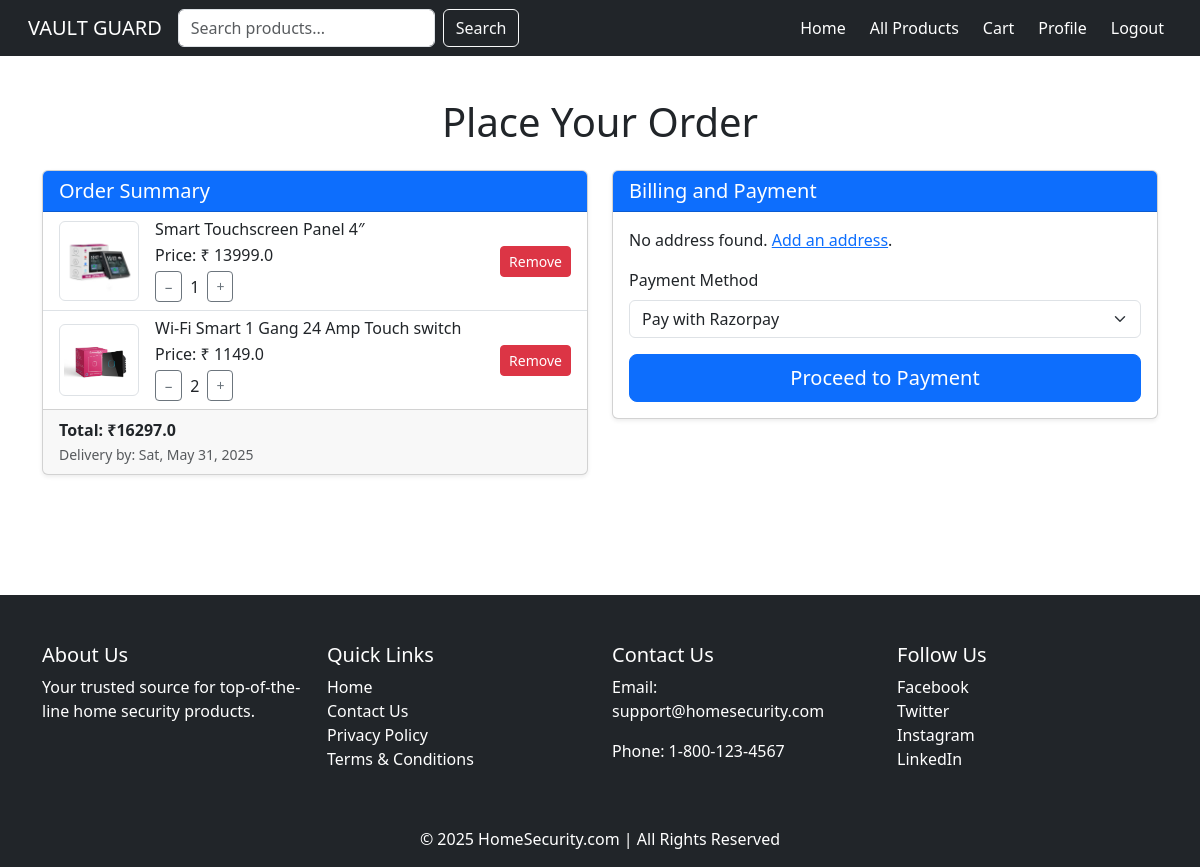
The page /checkout/ (signed in) on the database its author committed.
### app/models.py (models this page shows, shortened)
class CartItem(models.Model):
    cart = models.ForeignKey(Cart, related_name='items', on_delete=models.CASCADE)
    product = models.ForeignKey(Product, on_delete=models.CASCADE)
    quantity = models.PositiveIntegerField(default=1)

class Product(models.Model):
    name = models.CharField(max_length=255)
    price = models.FloatField()
    offerprice = models.FloatField(blank=True, null=True)
    description = models.TextField()
    category = models.CharField(max_length=100, choices=CATEGORY_CHOICES)
    warranty = models.CharField(max_length=100, blank=True, null=True)
    stock = models.PositiveIntegerField(default=1)
    image = models.ImageField(upload_to='product_images/', blank=True, null=True)

### app/views.py (the view)
# urls.py: path('checkout/', views.checkout, name='checkout'),
@login_required(login_url='login')
def checkout(request):
    cart_items = CartItem.objects.filter(cart__user=request.user)
    addresses = Address.objects.filter(user=request.user)
    total_price = sum(
        item.product.offerprice * item.quantity if item.product.offerprice
        else item.product.price * item.quantity
        for item in cart_items
    )
    if total_price > 0:
        razorpay_order = client.order.create({
            "amount": int(total_price * 100),
            "currency": "INR",
            "payment_capture": "1"
        })
    else:
        razorpay_order = None
    context = {
        'cart_items': cart_items,
        'items_total': cart_items.count(),
        'total_price': total_price,
        'razorpay_key_id': settings.RAZORPAY_KEY_ID,
        'razorpay_amount': total_price,
        'razorpay_order_id': razorpay_order['id'] if razorpay_order else '',
        'delivery_date': timezone.now() + timezone.timedelta(days=5),
        'addresses': addresses,  # ✅ Add this
    }
    return render(request, 'checkout.html', context)

### templates/checkout.html (shortened to what this page needs)
{% load static %}
<!DOCTYPE html>
<html lang="en">
<head>
    <link rel="stylesheet" href="{% static 'css/checkout.css' %}">
    <link href="https://cdn.jsdelivr.net/npm/bootstrap@5.3.0/dist/css/bootstrap.min.css" rel="stylesheet">
</head>
<body>
<div class="content-wrapper">
    <nav class="navbar navbar-expand-lg navbar-dark bg-dark px-3 fixed-top">
        <div class="container-fluid">
            <a class="navbar-brand" href="#">VAULT GUARD</a>
            <div class="collapse navbar-collapse justify-content-between" id="navbarNav">
                <form class="d-flex me-auto" method="GET" action="{% url 'search_results' %}">
                    <input class="form-control me-2" type="text" name="q" placeholder="Search products..." required>
                    <button class="btn btn-outline-light" type="submit">Search</button>
                </form>
                <ul class="navbar-nav ms-3 gap-2">
                    <li class="nav-item"><a class="nav-link text-white" href="{% url 'index' %}">Home</a></li>
                    <li class="nav-item"><a class="nav-link text-white" href="{% url 'product_list' %}">All Products</a></li>
                    <li class="nav-item"><a class="nav-link text-white" href="{% url 'cart_view' %}">Cart</a></li>
                    <li class="nav-item"><a class="nav-link text-white" href="{% url 'profile' %}">Profile</a></li>
                    {% if user.is_authenticated %}
                        <li class="nav-item"><a class="nav-link text-white" href="{% url 'logout' %}">Logout</a></li>
                    {% else %}
                        <li class="nav-item"><a class="nav-link text-white" href="{% url 'login' %}">Login</a></li>
                    {% endif %}
                </ul>
            </div>
        </div>
    </nav>
    <div class="container my-5 main-content">
        <h1 class="mb-4 text-center">Place Your Order</h1>
        {% if cart_items %}
        <div class="row">
            <div class="col-lg-6 mb-4">
                <div class="card shadow-sm">
                    <div class="card-header bg-primary text-white">
                        <h5 class="mb-0">Order Summary</h5>
                    </div>
                    <ul class="list-group list-group-flush">
                        {% for item in cart_items %}
                        <li class="list-group-item d-flex align-items-center gap-3">
                            <img src="{{ item.product.image.url }}" alt="{{ item.product.name }}" class="img-thumbnail" style="width: 80px;">
                            <div class="flex-grow-1">
                                <h6 class="mb-1">{{ item.product.name }}</h6>
                                <p class="mb-1">Price: ₹
                                    {% if item.product.offerprice %}
                                        {{ item.product.offerprice }}
                                    {% else %}
                                        {{ item.product.price }}
                                    {% endif %}
                                </p>
                                <form method="POST" action="{% url 'update_quantity' item.product.id %}" class="d-flex align-items-center gap-2">
                                    <button type="submit" name="action" value="decrease" class="btn btn-outline-secondary btn-sm">−</button>
                                    <span>{{ item.quantity }}</span>
                                    <button type="submit" name="action" value="increase" class="btn btn-outline-secondary btn-sm">+</button>
                                </form>
                            </div>
                            <form method="POST" action="{% url 'remove_from_cart' item.product.id %}">
                                <button type="submit" class="btn btn-danger btn-sm">Remove</button>
                            </form>
                        </li>
                        {% endfor %}
                    </ul>
                    <div class="card-footer">
                        <strong>Total: ₹{{ total_price }}</strong><br>
                        <small class="text-muted">Delivery by: {{ delivery_date|date:"D, M d, Y" }}</small>
                    </div>
                </div>
            </div>
            <div class="col-lg-6 mb-4">
                <div class="card shadow-sm">
                    <div class="card-header bg-primary text-white">
                        <h5 class="mb-0">Billing and Payment</h5>
                    </div>
                    <form id="billing-form" action="{% url 'process_checkout' %}" method="POST">
                        <div class="card-body">
                            {% if addresses %}
                                <div class="mb-3">
                                    <h6 class="mb-2">Billing Information</h6>
                                    <div class="form-check">
                                        {% for address in addresses %}
                                            <input class="form-check-input" type="radio" name="billing_address" id="address{{ address.id }}" value="{{ address.id }}" {% if address.is_default %}checked{% endif %}>
                                            <label class="form-check-label" for="address{{ address.id }}">
                                                <strong>{{ address.name }}</strong><br>
                                                {{ address.address }}<br>
                                                Pincode: {{ address.pincode }}<br>
                                                Phone: {{ address.phone }}
                                            </label><br>
                                        {% endfor %}
                                    </div>
                                </div>
                            {% else %}
                                <p>No address found. <a href="{% url 'add_address' %}">Add an address</a>.</p>
                            {% endif %}
                            <div class="mb-3">
                                <label for="payment-method" class="form-label">Payment Method</label>
                                <select id="payment-method" name="payment_method" class="form-select" required>
                                    <option value="razorpay">Pay with Razorpay</option>
                                </select>
                            </div>
                            <div class="d-grid">
                                <button type="button" onclick="payNow()" class="btn btn-primary btn-lg">Proceed to Payment</button>
                            </div>
                        </div>
                    </form>
                </div>
            </div>
        </div>
        {% else %}
        <div class="alert alert-warning text-center">
            Your cart is empty. Please add items to your cart before proceeding to checkout.
        </div>
        {% endif %}
    </div>
    <footer class="bg-dark text-white pt-5 pb-3 mt-5">
        <div class="container">
            <div class="row">
                <div class="col-md-3 mb-3">
                    <h5>About Us</h5>
                    <p>Your trusted source for top-of-the-line home security products.</p>
                </div>
                <div class="col-md-3 mb-3">
                    <h5>Quick Links</h5>
                    <ul class="list-unstyled">
                        <li><a href="/" class="text-white text-decoration-none">Home</a></li>
                        <li><a href="#" class="text-white text-decoration-none">Contact Us</a></li>
                        <li><a href="#" class="text-white text-decoration-none">Privacy Policy</a></li>
                        <li><a href="#" class="text-white text-decoration-none">Terms & Conditions</a></li>
                    </ul>
                </div>
                <div class="col-md-3 mb-3">
                    <h5>Contact Us</h5>
                    <p>Email: support@homesecurity.com</p>
                    <p>Phone: 1-800-123-4567</p>
                </div>
                <div class="col-md-3 mb-3">
                    <h5>Follow Us</h5>
                    <ul class="list-unstyled">
                        <li><a href="https://facebook.com/homesecurity" class="text-white text-decoration-none">Facebook</a></li>
                        <li><a href="https://twitter.com/homesecurity" class="text-white text-decoration-none">Twitter</a></li>
                        <li><a href="https://instagram.com/homesecurity" class="text-white text-decoration-none">Instagram</a></li>
                        <li><a href="https://linkedin.com/company/homesecurity" class="text-white text-decoration-none">LinkedIn</a></li>
                    </ul>
                </div>
            </div>
            <div class="text-center mt-4">
                <p class="mb-0">&copy; 2025 HomeSecurity.com | All Rights Reserved</p>
            </div>
        </div>
    </footer>
</div>
</body>
</html>

### templates/checkout.html (style rules this page uses)
html, body { height: 100%; margin: 0; }
.content-wrapper { display: flex; flex-direction: column; height: 100%; }
.main-content { flex: 1; }
body { padding-top: 50px; }

### rows shown on the page
CartItem: product.image (picture), product.name "Smart Touchscreen Panel 4″", product.offerprice "13999.0", quantity "1"
CartItem: product.image (picture), product.name "Wi-Fi Smart 1 Gang 24 Amp Touch switch", product.offerprice "1149.0", quantity "2"

### other values the page prints
{{ total_price }} "16297.0"
